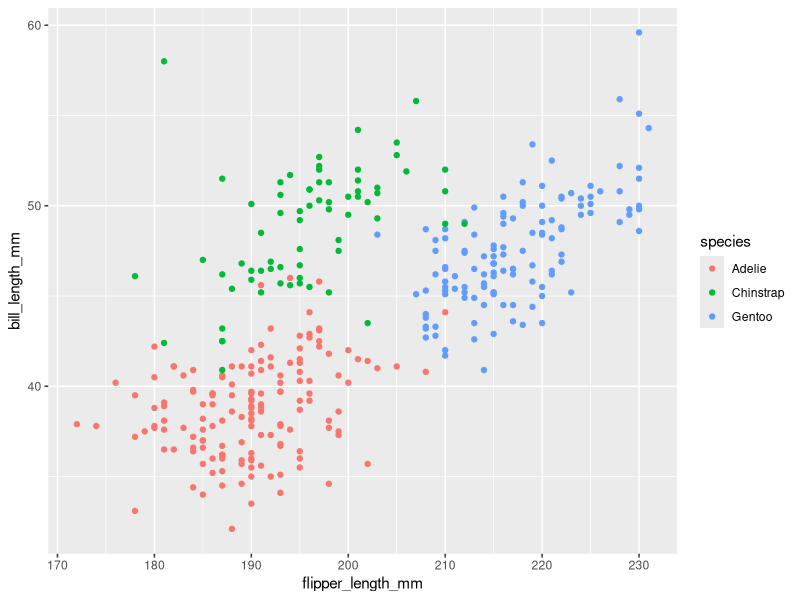
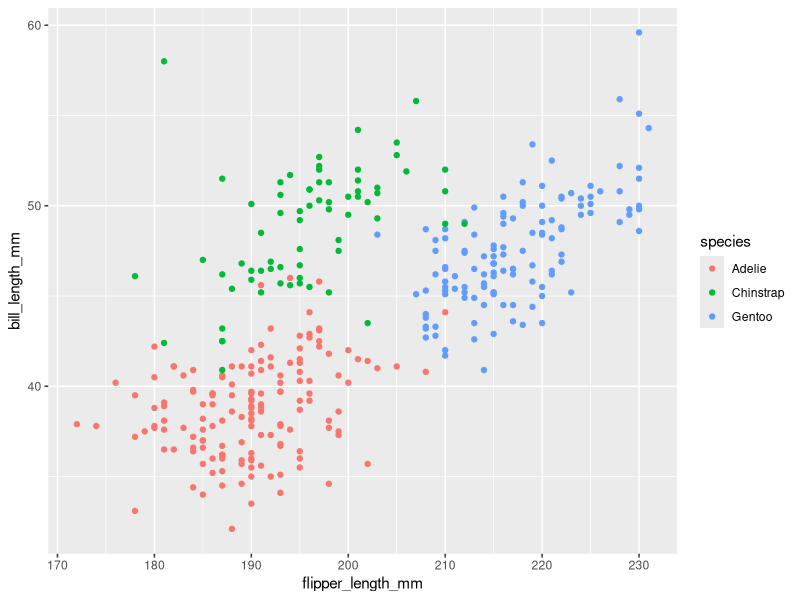

The R script that drew these images, in order:
## ---- chunk 1
library(tidyverse)
library(ggplot2)
## ---- chunk 2
data("penguins", package = "palmerpenguins")
names(penguins)
levels(penguins$species)
levels(penguins$island)
nrow(penguins)
ncol(penguins)
mean(penguins$flipper_length_mm, na.rm = TRUE)

ggplot(penguins, aes(x = flipper_length_mm, y = bill_length_mm, col = species)) + geom_point()

ggsave("Penguins_scatter_plot.pdf")
## ---- chunk 3

hw2_df = tibble(
  vec_numeric = rnorm(n = 10),
  vec_logical = vec_numeric > 0,
  vec_char = c('a','b','c','d','e','f','g','h','i','j'),
  vec_factor = factor(c("tall", "grande", "venti", "tall", "grande", "venti", "tall", "grande", "venti", "tall" ))
)

mean(pull(hw2_df,vec_numeric))
mean(pull(hw2_df,vec_logical))
mean(pull(hw2_df,vec_char))
mean(pull(hw2_df,vec_factor))

